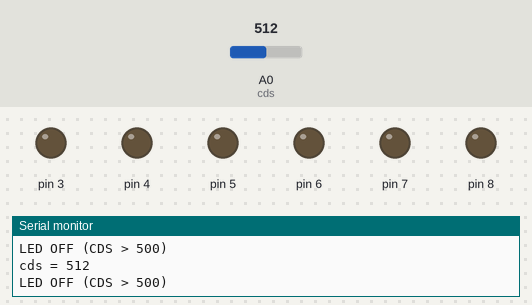
The sketch below on a simulated Arduino Uno, built with avr-gcc and run on an emulated ATmega328P. Parts: output pins drawn as LEDs (lit = HIGH), the last lines printed to the serial monitor. The test bench sets the inputs (shaded band); at power-on: A0 (cds) = 512. Random numbers use the default seed unless the sketch sets one.

Above: at 1.2 s.
1.3 s: A0 (cds) set to 484
At 1.8 s:
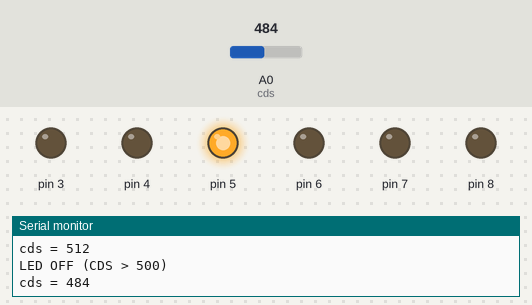
At 6.1 s:
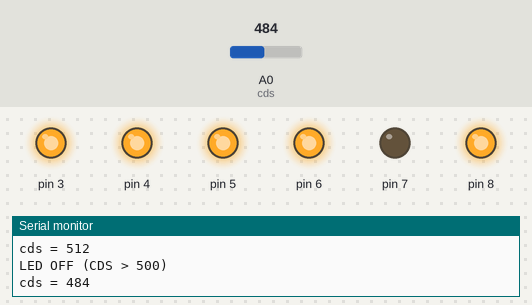
Timing chart, 0 to 12.9 s (numbered marks = the images above; inputs shaded):
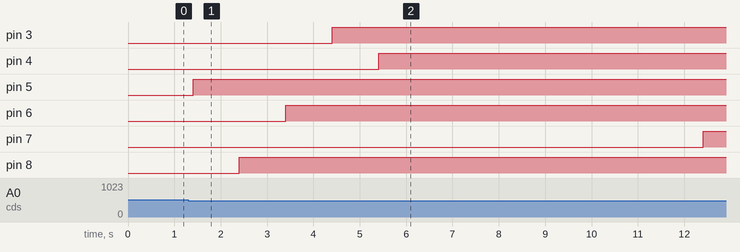

Measured:
- the behaviour switches between 501 and 500 on A0 (cds) (found by bisection; images 0 and 1)
- after the input at 1.3 s, pin 3: LOW → HIGH after 3.1 s; pin 4: LOW → HIGH after 4.1 s; pin 5: LOW → HIGH after 0.10 s; pin 6: LOW → HIGH after 2.1 s; pin 7: LOW → HIGH after 11.1 s

The sketch:

cdsCell2.ino
```cpp
/* 조도센서 실습 with 풀다운저항 */

  /*
   * 보통은 밝으면 저항값이 작아져서 전압이 높아짐
   * 하지만 풀업저항 사용시 반대로 밝으면 전압이 낮아짐 (VCC에 연결)
   * 반대로 풀다운저항 사용시 밝으면 전압이 높아짐 (GND에 연결)
  */

#include <stdlib.h>
#include <time.h>
#define LED_NUM 6
#define LED_START 3 // Digital Signal

int cds = A0; // Analog Signal
int led[LED_NUM];
int flag[LED_NUM]={false};

void setup() {
  Serial.begin(9600);

  for(int i=0,j=LED_START;i<LED_NUM;i++,j++)
  {
    led[i]=j;
    pinMode(led[i], OUTPUT);
  }
}

void loop() {
  int i;
  int cdsValue = analogRead(cds); // 입력된 전압값(0-5V를 1024등분하여 0-1023까지 나타냄)

  srand(time(NULL));

  Serial.print("cds = ");
  Serial.println(cdsValue);

  if (cdsValue >  500) { // 밝을 때 (밝으면 cdsValue가 낮아짐)
    for(i=0;i<LED_NUM;i++)
      led_off(i);
    Serial.println("LED OFF (CDS > 500)");
  }

  else { // 어두울 때
    while(1)
    {
      for(i=0;i<LED_NUM;i++)
      {
        if(!flag[i])
          break;
      }

      if(i==LED_NUM)
        break;

      int num=(rand()+2)%LED_NUM;
      led_on(num);

      delay(1000);
    }
    Serial.println("LED ON (CDS <= 500)");
  }

  delay(200);

}

void led_off(int num){
  digitalWrite(led[num],LOW);
  flag[num]=false;
}

void led_on(int num){
  digitalWrite(led[num],HIGH);
  flag[num]=true;
}
```
